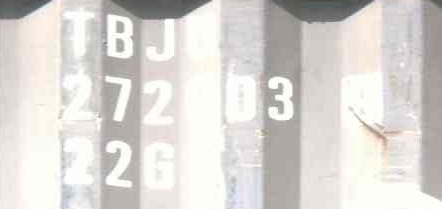
#> input picture 练习/图像处理进阶版/Retinex图像增强/src.jpg, 442 x 209 px
$ python '2.多尺度MSR.py'
#> lines starting #> are read from the running program, lines starting #| are printed output that depends on the picture; after the words box and inside, x2 and y2 are one past the last pixel; in counts of white or black regions, pixels touching at a corner belong together
#> further down, image is the input picture: shape (209, 442, 3); mean B, G, R 211.4, 215.2, 219.7
# -*- coding: UTF-8 -*-
"""
@Project : pythonProject
@File    : 2.多尺度MSR.py
@IDE     : PyCharm
@Author  : FengHuohuo
@Date    : 2022/7/2 16:38
@Function：
"""
import cv2
import numpy as np


def replaceZeroes(data):
    min_nonzero = min(data[np.nonzero(data)])
    data[data == 0] = min_nonzero
    return data

# retinex MMR
def MSR(img, scales):
    weight = 1 / 3.0
    scales_size = len(scales)
    h, w = img.shape[:2]
    log_R = np.zeros((h, w), dtype=np.float32)

    for i in range(scales_size):
        img = replaceZeroes(img)
        L_blur = cv2.GaussianBlur(img, (scales[i], scales[i]), 0)
        L_blur = replaceZeroes(L_blur)
        dst_Img = cv2.log(img/255.0)
        dst_Lblur = cv2.log(L_blur/255.0)
        dst_Ixl = cv2.multiply(dst_Img, dst_Lblur)
        log_R += weight * cv2.subtract(dst_Img, dst_Ixl)

    dst_R = cv2.normalize(log_R,None, 0, 255, cv2.NORM_MINMAX)
    log_uint8 = cv2.convertScaleAbs(dst_R)
    return log_uint8


def MSR_image(image):
    scales = [3, 5, 9]  # [3,5,9] [15, 101, 301]
    b_gray, g_gray, r_gray = cv2.split(image)
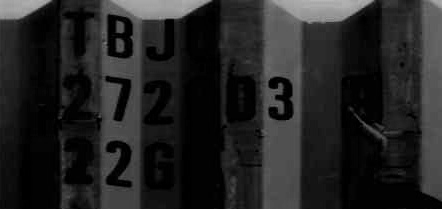
#> r_gray: shape (209, 442); min 0, max 184, mean 35.3
    b_gray = MSR(b_gray, scales)
#> the loop in MSR, `for i in range(scales_size):` made 3 passes
#> pass 1, in MSR, `dst_Img = cv2.log(img/255.0)`:
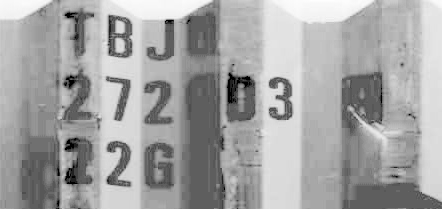
#> dst_Img: shape (209, 442) float64; min -5.54, max -0.305, mean -2.17; drawn with min black and max white
#> after the loop in MSR, `for i in range(scales_size):`:
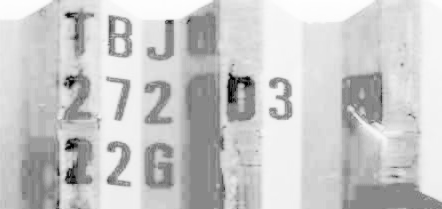
#> log_R: shape (209, 442) float32; min -34.97, max -0.412, mean -7.67; drawn with min black and max white
    g_gray = MSR(g_gray, scales)
#> after the loop in MSR (call 2), `for i in range(scales_size):`:
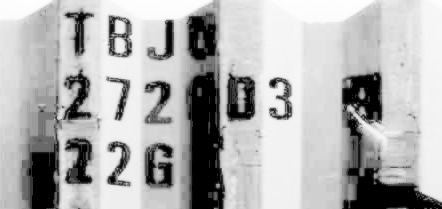
#> log_R: shape (209, 442) float32; min -36.25, max -0.475, mean -11.34; drawn with min black and max white
    r_gray = MSR(r_gray, scales)
#> the loop in MSR (call 3), `for i in range(scales_size):` made 3 passes
#> pass 1, in MSR (call 3), `dst_Lblur = cv2.log(L_blur/255.0)`:
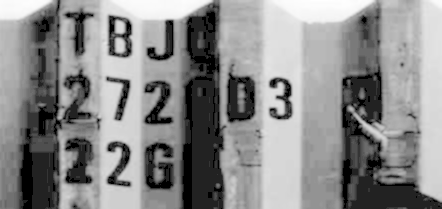
#> dst_Lblur: shape (209, 442) float64; min -5.54, max -0.348, mean -2.73; drawn with min black and max white
#> after the loop in MSR (call 3), `for i in range(scales_size):`:
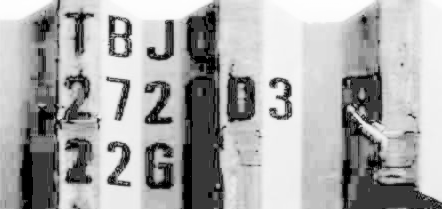
#> log_R: shape (209, 442) float32; min -36.25, max -0.444, mean -12.31; drawn with min black and max white
    result = cv2.merge([b_gray, g_gray, r_gray])
    return result

if __name__ == "__main__":
    image = cv2.imread("src.jpg")
    image = 255 - image
    cv2.imshow("MRC", image)
    image_msr = MSR_image(image)
    cv2.imshow("MSR", image_msr)
    # 灰度化
    gray = cv2.cvtColor(image_msr, cv2.COLOR_RGB2GRAY)
    cv2.imshow("gray", gray)
    # cv2.imwrite("MSR-gray.jpg", gray)
    # 二值化
    th, thr_pic = cv2.threshold(gray, 0, 255, cv2.THRESH_BINARY + cv2.THRESH_OTSU)
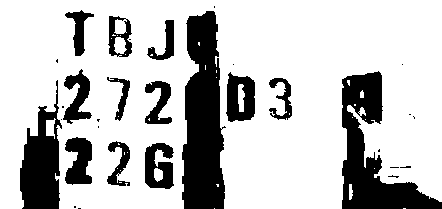
#> thr_pic: shape (209, 442); 76% white; 31 black regions (17 under 20 px), largest, box (x1, y1, x2, y2) and area: (182, 11, 226, 209) 6589, (342, 71, 442, 209) 5402, (20, 80, 62, 209) 3113
#> th = 147
    # th, thr = cv2.threshold(gray, 50, 150, cv2.THRESH_BINARY)
    cv2.imshow("thr", thr_pic)
    # cv2.imwrite("MSR-thr.jpg", thr_pic)

    cv2.waitKey(0)
    cv2.destroyWindow()

$ run again, with 练习/图像处理进阶版/Retinex图像增强/Retinex.jpg copied over 练习/图像处理进阶版/Retinex图像增强/src.jpg
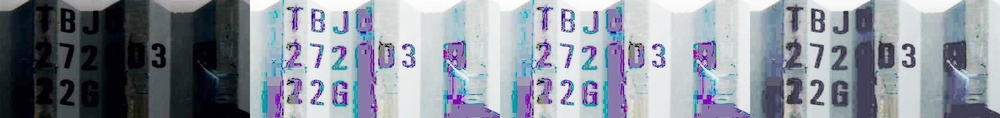
#> input picture 练习/图像处理进阶版/Retinex图像增强/Retinex.jpg, 1000 x 118 px, shrunk from 1768 x 209 before the run
#> image is the input picture: shape (118, 1000, 3); mean B, G, R 155, 144.6, 138.8
#> the loop in MSR, `for i in range(scales_size):` made 3 passes
#> after the loop in MSR, `for i in range(scales_size):`:
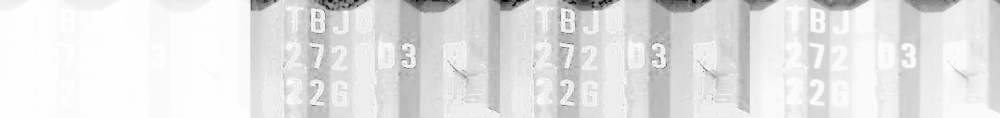
#> log_R: shape (118, 1000) float32; min -34.97, max 0, mean -3.72; drawn with min black and max white
#> the loop in MSR (call 2), `for i in range(scales_size):` made 3 passes
#> `th, thr_pic = cv2.threshold(gray, 0, 255, cv2.THRESH_BINARY + cv2.THRE..`:
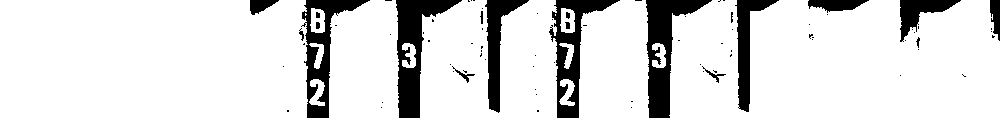
#> thr_pic: shape (118, 1000); 86.1% white; 82 black regions (63 under 20 px), largest, box (x1, y1, x2, y2) and area: (396, 0, 462, 118) 2939, (646, 0, 712, 118) 2918, (549, 0, 620, 118) 2447
#> th = 207

$ run again, with 练习/图像处理进阶版/Retinex图像增强/water.jpg copied over 练习/图像处理进阶版/Retinex图像增强/src.jpg
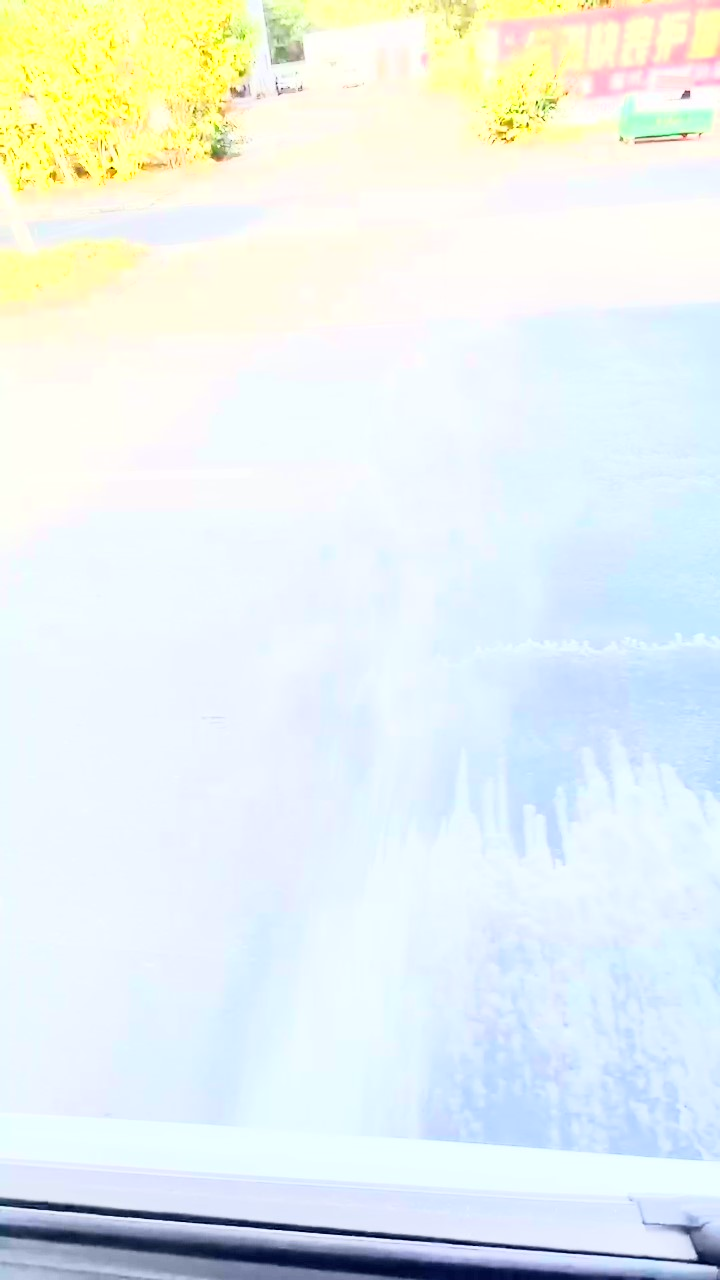
#> input picture 练习/图像处理进阶版/Retinex图像增强/water.jpg, 720 x 1280 px
#> image is the input picture: shape (1280, 720, 3); mean B, G, R 238.9, 240.3, 231.4
#> after the loop in MSR (call 2), `for i in range(scales_size):`:
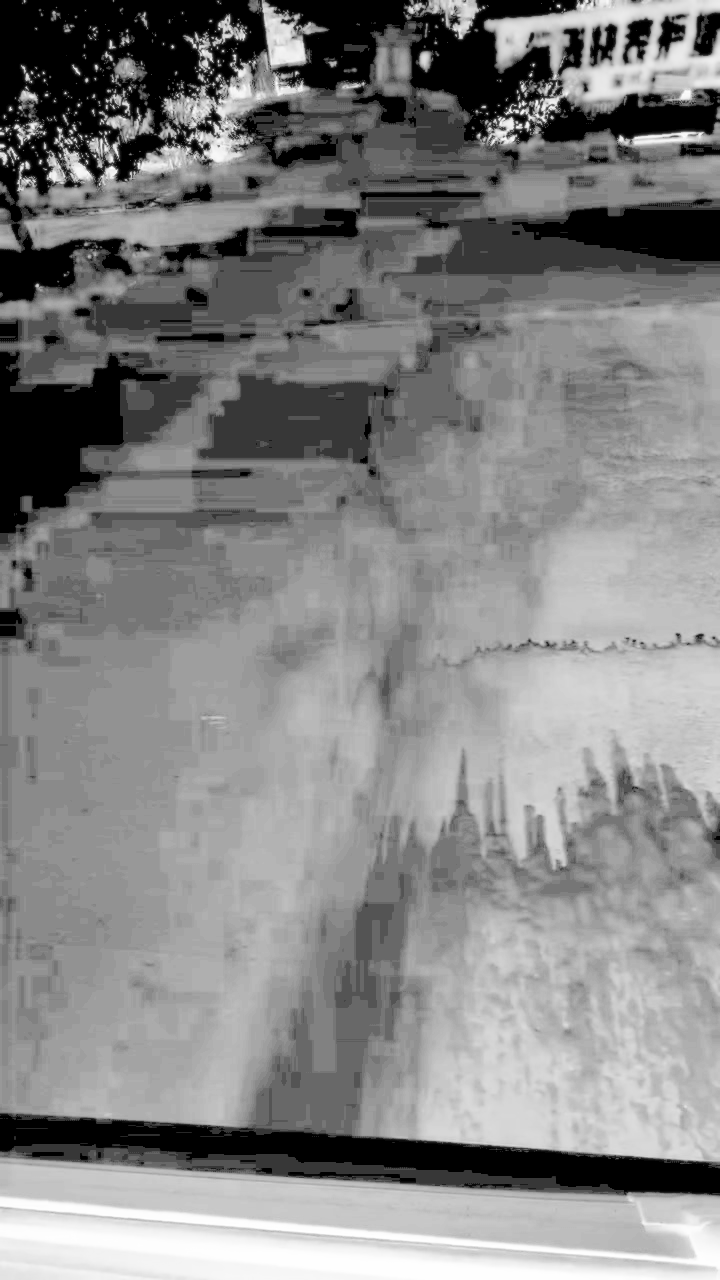
#> log_R: shape (1280, 720) float32; min -36.25, max 0, mean -17.45; drawn with min black and max white
#> `th, thr_pic = cv2.threshold(gray, 0, 255, cv2.THRESH_BINARY + cv2.THRE..`:
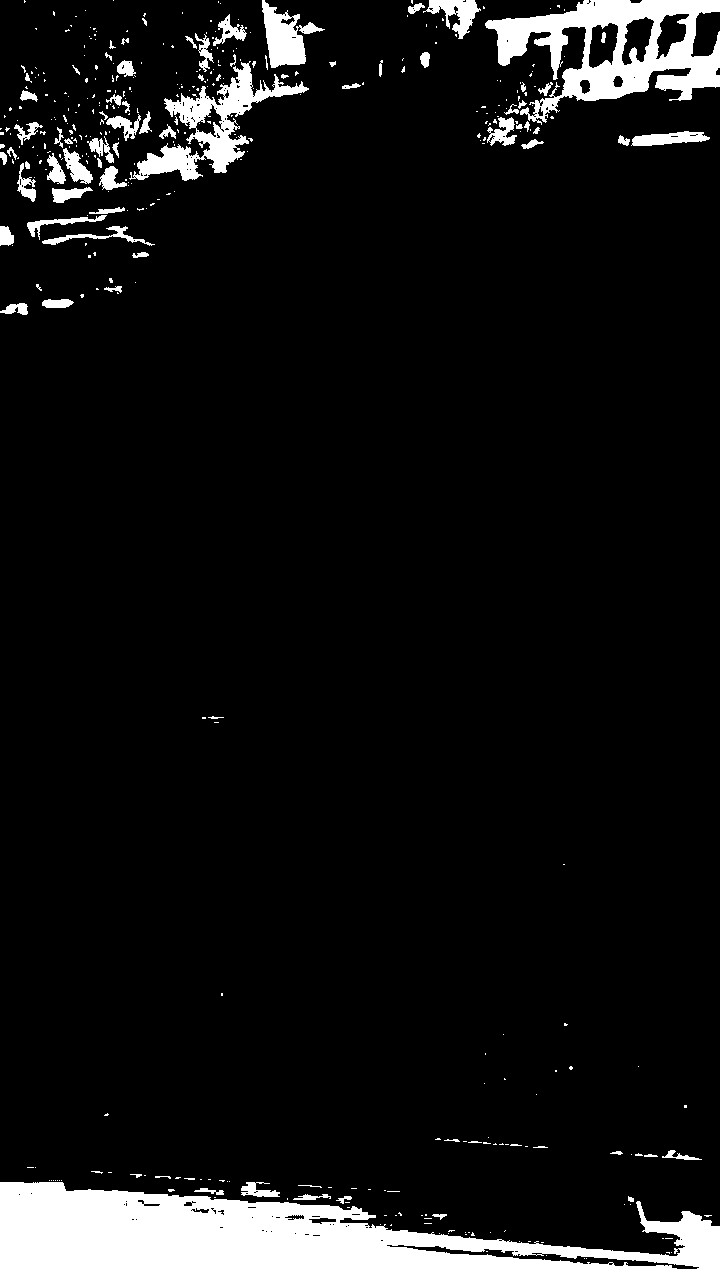
#> thr_pic: shape (1280, 720); 8.3% white; 401 white regions (319 under 20 px), largest, box (x1, y1, x2, y2) and area: (0, 1182, 720, 1280) 44141, (485, 0, 720, 125) 12505, (129, 61, 309, 181) 5690
#> th = 157
